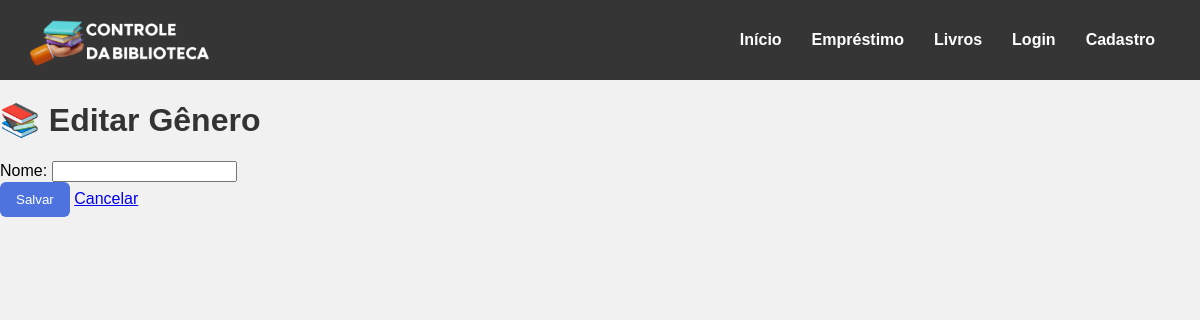
/editar_genero?id=1 (signed in), run on an earlier commit of the app's database.
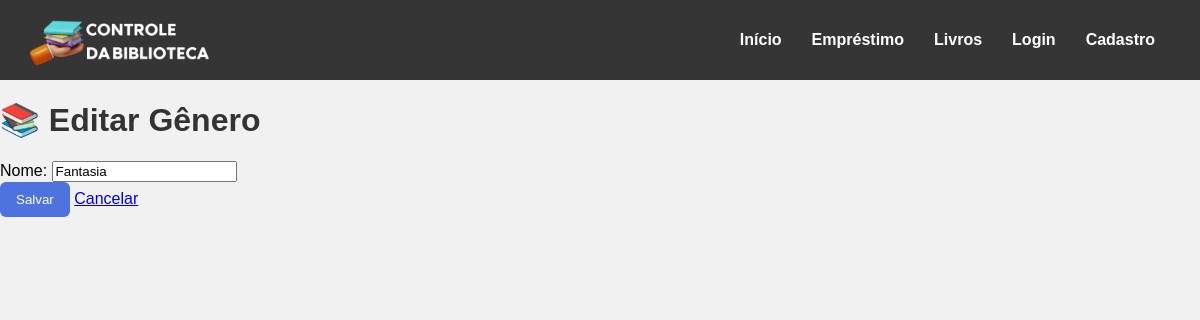
And on a later commit of the database.
### tables this page shows
CREATE TABLE generos (
    id_genero INTEGER PRIMARY KEY AUTOINCREMENT,
    nome_genero VARCHAR(255) NOT NULL
);

### app.py (the view)
@app.route('/editar_genero', methods=["GET", "POST"])
@login_required
def editar_genero():
    conexao = obter_conexao()
    if request.method == "POST":
        id_genero = request.form['id_genero']
        novo_nome_genero = request.form['nome']
        sql = "UPDATE generos SET nome_genero = ? WHERE id_genero = ?"
        conexao.execute(sql, (novo_nome_genero,id_genero))
        conexao.commit()
        conexao.close()
        flash('Gênero atualizado com sucesso!', category='success')
        return redirect(url_for('generos'))
    else:
        id_genero = request.args.get('id')
        cursor = conexao.execute("SELECT * FROM generos WHERE id_genero = ?", (id_genero,))
        genero = cursor.fetchone()
        conexao.close()
        return render_template('editar_genero.html', genero=genero)

### app.py (called while the page is built)
@login_manager.user_loader
def load_user(user_id):
    return User.achar_email(user_id)

@app.before_request
def carregar_mensagens_trigger():
    if request.endpoint in ('static', 'login'):
        return
    conexao = obter_conexao()
    mensagens = conexao.execute("""
        SELECT id_log, mensagem
        FROM log_triggers
        WHERE lida = 0
        ORDER BY data_execucao
    """).fetchall()
    for msg in mensagens:
        flash(msg['mensagem'], category='error')
    conexao.execute("""
        UPDATE log_triggers
        SET lida = 1
        WHERE lida = 0
    """)
    conexao.close()

### database.py (called while the page is built)
def obter_conexao():
    conexao = sqlite3.connect(
        'livros.db',
        timeout=30,
        isolation_level=None
    )
    conexao.text_factory = str
    conexao.execute("PRAGMA foreign_keys = ON")
    conexao.execute("PRAGMA journal_mode = WAL")
    conexao.execute("PRAGMA busy_timeout = 30000")
    conexao.row_factory = sqlite3.Row
    return conexao

### templates/editar_genero.html (shortened to what this page needs)
{% extends 'base.html' %}
{% block conteudo %}
<h1>📚 Editar Gênero</h1>
<form method="POST" action="{{ url_for('editar_genero', id=genero.id_genero if genero else 0) }}">
    Nome: <input type="text" name="nome" value="{{ genero.nome_genero if genero else '' }}" required><br>
    <button type="submit">Salvar</button>
    <a href="{{ url_for('generos') }}">Cancelar</a>
</form>
{% endblock %}

What changed in the data, as far as the page shows it:
now on this page (row edited): generos: nome "Fantasia"
